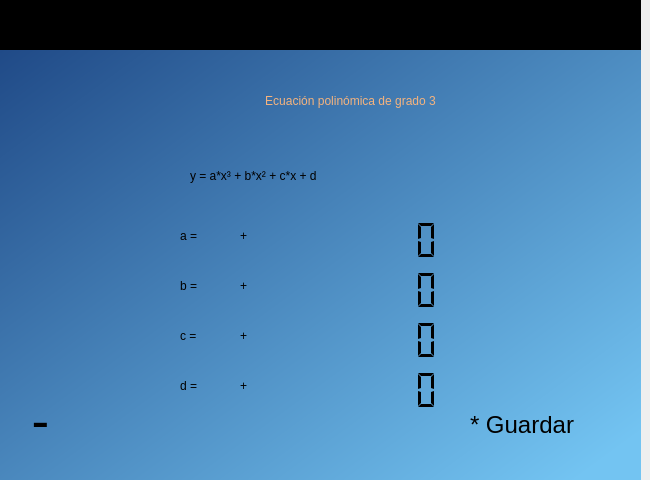
<?xml version="1.0" encoding="UTF-8"?>
<ui version="4.0">
 <class>widget_inicio</class>
 <widget class="QWidget" name="widget_inicio">
  <property name="geometry">
   <rect>
    <x>0</x>
    <y>0</y>
    <width>650</width>
    <height>480</height>
   </rect>
  </property>
  <property name="windowTitle">
   <string>Form</string>
  </property>
  <property name="styleSheet">
   <string notr="true"/>
  </property>
  <widget class="QWidget" name="widget_fecha" native="true">
   <property name="geometry">
    <rect>
     <x>0</x>
     <y>0</y>
     <width>641</width>
     <height>51</height>
    </rect>
   </property>
   <property name="styleSheet">
    <string notr="true">QWidget#widget_fecha{
background-color:rgb(0, 0, 0)}</string>
   </property>
   <widget class="QLabel" name="lbl_hora">
    <property name="geometry">
     <rect>
      <x>20</x>
      <y>10</y>
      <width>151</width>
      <height>21</height>
     </rect>
    </property>
    <property name="styleSheet">
     <string notr="true">font: 57 16pt &quot;Ubuntu&quot;;
color:rgb(238, 238, 236);</string>
    </property>
    <property name="text">
     <string/>
    </property>
   </widget>
   <widget class="QLabel" name="lbl_fecha">
    <property name="geometry">
     <rect>
      <x>460</x>
      <y>10</y>
      <width>161</width>
      <height>21</height>
     </rect>
    </property>
    <property name="styleSheet">
     <string notr="true">font: 57 16pt &quot;Ubuntu&quot;;
color:rgb(238, 238, 236);</string>
    </property>
    <property name="text">
     <string/>
    </property>
   </widget>
  </widget>
  <widget class="QWidget" name="widget_datos" native="true">
   <property name="geometry">
    <rect>
     <x>0</x>
     <y>50</y>
     <width>641</width>
     <height>431</height>
    </rect>
   </property>
   <property name="styleSheet">
    <string notr="true">QWidget#widget_datos{
background-color:qlineargradient(spread:pad, x1:0, y1:0, x2:0.985075, y2:0.903, stop:0 rgba(32, 74, 135, 255), stop:1 rgba(115, 196, 242, 255))
}</string>
   </property>
   <widget class="QLabel" name="label_9">
    <property name="geometry">
     <rect>
      <x>10</x>
      <y>10</y>
      <width>91</width>
      <height>101</height>
     </rect>
    </property>
    <property name="text">
     <string/>
    </property>
    <property name="pixmap">
     <pixmap>../images/logo.png</pixmap>
    </property>
    <property name="scaledContents">
     <bool>true</bool>
    </property>
   </widget>
   <widget class="QLabel" name="lbl_num_est_2">
    <property name="geometry">
     <rect>
      <x>110</x>
      <y>0</y>
      <width>481</width>
      <height>101</height>
     </rect>
    </property>
    <property name="styleSheet">
     <string notr="true">font: 57 italic 30pt &quot;Ubuntu&quot;;
color:rgb(244, 179, 126)</string>
    </property>
    <property name="text">
     <string>Ecuación polinómica de grado 3</string>
    </property>
    <property name="alignment">
     <set>Qt::AlignCenter</set>
    </property>
    <property name="wordWrap">
     <bool>true</bool>
    </property>
   </widget>
   <widget class="QLabel" name="lbl_riego_est1">
    <property name="geometry">
     <rect>
      <x>180</x>
      <y>160</y>
      <width>41</width>
      <height>51</height>
     </rect>
    </property>
    <property name="styleSheet">
     <string notr="true">font: 22pt &quot;Ubuntu&quot;;</string>
    </property>
    <property name="text">
     <string>a =</string>
    </property>
   </widget>
   <widget class="QLCDNumber" name="lcd_number_1">
    <property name="geometry">
     <rect>
      <x>280</x>
      <y>170</y>
      <width>181</width>
      <height>41</height>
     </rect>
    </property>
    <property name="midLineWidth">
     <number>-3</number>
    </property>
    <property name="smallDecimalPoint">
     <bool>true</bool>
    </property>
    <property name="digitCount">
     <number>6</number>
    </property>
    <property name="segmentStyle">
     <enum>QLCDNumber::Flat</enum>
    </property>
    <property name="value" stdset="0">
     <double>0.000000000000000</double>
    </property>
   </widget>
   <widget class="QLabel" name="label">
    <property name="geometry">
     <rect>
      <x>10</x>
      <y>350</y>
      <width>71</width>
      <height>51</height>
     </rect>
    </property>
    <property name="text">
     <string/>
    </property>
    <property name="pixmap">
     <pixmap>../images/flecha_Atras.png</pixmap>
    </property>
    <property name="scaledContents">
     <bool>true</bool>
    </property>
   </widget>
   <widget class="QLabel" name="label_2">
    <property name="geometry">
     <rect>
      <x>20</x>
      <y>350</y>
      <width>41</width>
      <height>41</height>
     </rect>
    </property>
    <property name="font">
     <font>
      <pointsize>40</pointsize>
     </font>
    </property>
    <property name="text">
     <string>-</string>
    </property>
    <property name="alignment">
     <set>Qt::AlignCenter</set>
    </property>
   </widget>
   <widget class="QLabel" name="label_3">
    <property name="geometry">
     <rect>
      <x>450</x>
      <y>350</y>
      <width>151</width>
      <height>51</height>
     </rect>
    </property>
    <property name="text">
     <string/>
    </property>
    <property name="pixmap">
     <pixmap>../images/botton_icon.png</pixmap>
    </property>
    <property name="scaledContents">
     <bool>true</bool>
    </property>
   </widget>
   <widget class="QLabel" name="label_4">
    <property name="geometry">
     <rect>
      <x>470</x>
      <y>359</y>
      <width>111</width>
      <height>31</height>
     </rect>
    </property>
    <property name="font">
     <font>
      <pointsize>18</pointsize>
     </font>
    </property>
    <property name="text">
     <string>* Guardar</string>
    </property>
   </widget>
   <widget class="QLabel" name="lbl_riego_est1_2">
    <property name="geometry">
     <rect>
      <x>180</x>
      <y>210</y>
      <width>41</width>
      <height>51</height>
     </rect>
    </property>
    <property name="styleSheet">
     <string notr="true">font: 22pt &quot;Ubuntu&quot;;</string>
    </property>
    <property name="text">
     <string>b =</string>
    </property>
   </widget>
   <widget class="QLabel" name="lbl_riego_est1_3">
    <property name="geometry">
     <rect>
      <x>190</x>
      <y>100</y>
      <width>321</width>
      <height>51</height>
     </rect>
    </property>
    <property name="styleSheet">
     <string notr="true">font: 22pt &quot;Ubuntu&quot;;</string>
    </property>
    <property name="text">
     <string>y = a*x³ + b*x² + c*x + d</string>
    </property>
   </widget>
   <widget class="QLabel" name="lbl_signo_1">
    <property name="geometry">
     <rect>
      <x>240</x>
      <y>160</y>
      <width>31</width>
      <height>51</height>
     </rect>
    </property>
    <property name="styleSheet">
     <string notr="true">font: 22pt &quot;Ubuntu&quot;;</string>
    </property>
    <property name="text">
     <string>+</string>
    </property>
   </widget>
   <widget class="QLabel" name="lbl_signo_2">
    <property name="geometry">
     <rect>
      <x>240</x>
      <y>210</y>
      <width>31</width>
      <height>51</height>
     </rect>
    </property>
    <property name="styleSheet">
     <string notr="true">font: 22pt &quot;Ubuntu&quot;;</string>
    </property>
    <property name="text">
     <string>+</string>
    </property>
   </widget>
   <widget class="QLabel" name="lbl_signo_3">
    <property name="geometry">
     <rect>
      <x>240</x>
      <y>260</y>
      <width>31</width>
      <height>51</height>
     </rect>
    </property>
    <property name="styleSheet">
     <string notr="true">font: 22pt &quot;Ubuntu&quot;;</string>
    </property>
    <property name="text">
     <string>+</string>
    </property>
   </widget>
   <widget class="QLabel" name="lbl_riego_est1_4">
    <property name="geometry">
     <rect>
      <x>180</x>
      <y>260</y>
      <width>41</width>
      <height>51</height>
     </rect>
    </property>
    <property name="styleSheet">
     <string notr="true">font: 22pt &quot;Ubuntu&quot;;</string>
    </property>
    <property name="text">
     <string>c =</string>
    </property>
   </widget>
   <widget class="QLabel" name="lbl_signo_4">
    <property name="geometry">
     <rect>
      <x>240</x>
      <y>310</y>
      <width>31</width>
      <height>51</height>
     </rect>
    </property>
    <property name="styleSheet">
     <string notr="true">font: 22pt &quot;Ubuntu&quot;;</string>
    </property>
    <property name="text">
     <string>+</string>
    </property>
   </widget>
   <widget class="QLabel" name="lbl_riego_est1_5">
    <property name="geometry">
     <rect>
      <x>180</x>
      <y>310</y>
      <width>41</width>
      <height>51</height>
     </rect>
    </property>
    <property name="styleSheet">
     <string notr="true">font: 22pt &quot;Ubuntu&quot;;</string>
    </property>
    <property name="text">
     <string>d =</string>
    </property>
   </widget>
   <widget class="QLCDNumber" name="lcd_number_2">
    <property name="geometry">
     <rect>
      <x>280</x>
      <y>220</y>
      <width>181</width>
      <height>41</height>
     </rect>
    </property>
    <property name="midLineWidth">
     <number>-3</number>
    </property>
    <property name="smallDecimalPoint">
     <bool>true</bool>
    </property>
    <property name="digitCount">
     <number>6</number>
    </property>
    <property name="segmentStyle">
     <enum>QLCDNumber::Flat</enum>
    </property>
    <property name="value" stdset="0">
     <double>0.000000000000000</double>
    </property>
   </widget>
   <widget class="QLCDNumber" name="lcd_number_3">
    <property name="geometry">
     <rect>
      <x>280</x>
      <y>270</y>
      <width>181</width>
      <height>41</height>
     </rect>
    </property>
    <property name="midLineWidth">
     <number>-3</number>
    </property>
    <property name="smallDecimalPoint">
     <bool>true</bool>
    </property>
    <property name="digitCount">
     <number>6</number>
    </property>
    <property name="segmentStyle">
     <enum>QLCDNumber::Flat</enum>
    </property>
    <property name="value" stdset="0">
     <double>0.000000000000000</double>
    </property>
   </widget>
   <widget class="QLCDNumber" name="lcd_number_4">
    <property name="geometry">
     <rect>
      <x>280</x>
      <y>320</y>
      <width>181</width>
      <height>41</height>
     </rect>
    </property>
    <property name="midLineWidth">
     <number>-3</number>
    </property>
    <property name="smallDecimalPoint">
     <bool>true</bool>
    </property>
    <property name="digitCount">
     <number>6</number>
    </property>
    <property name="segmentStyle">
     <enum>QLCDNumber::Flat</enum>
    </property>
    <property name="value" stdset="0">
     <double>0.000000000000000</double>
    </property>
   </widget>
  </widget>
 </widget>
 <resources/>
 <connections/>
</ui>
